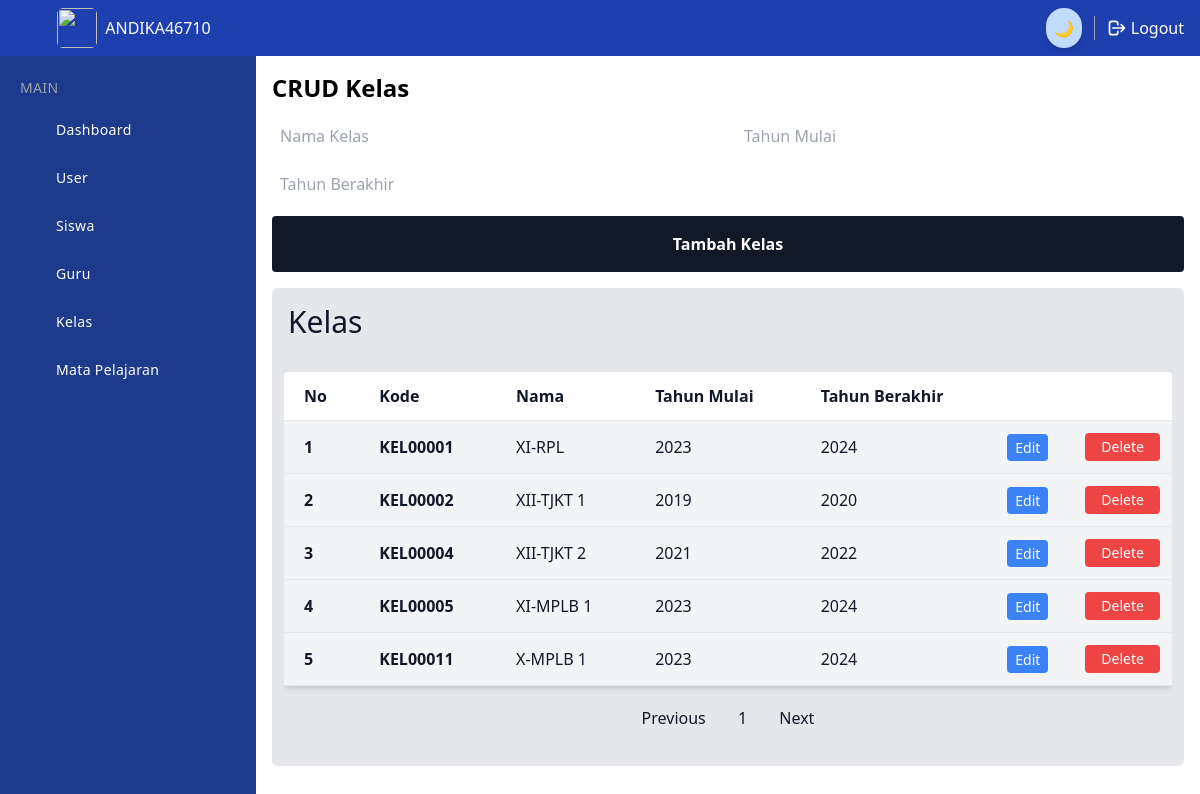
Page /dashboard/admin/crud-kelas.php (signed in) on the committed database.
### tables this page shows
CREATE TABLE `kelas` (
  `id` int NOT NULL COMMENT 'Primary Key',
  `kode_kelas` varchar(10) NOT NULL,
  `nama` varchar(100) DEFAULT NULL,
  `jurusan` enum('RPL','TJKT','AKL','PM','MPLB') NOT NULL,
  `ta` varchar(50) DEFAULT NULL
);

### dashboard/admin/crud-kelas.php (the view, shortened to what this page needs)
<?php
include '../../config/koneksi.php';
$perPage = 5;
$query = "SELECT COUNT(*) as total FROM kelas";
$totalData = mysqli_fetch_assoc(mysqli_query($koneksi, $query))['total'];
$lastPage = ceil($totalData / $perPage);
$currentPage = $_GET['page'] ?? 1;
$start = ($currentPage - 1) * $perPage;
$query = "SELECT * FROM kelas LIMIT $start, $perPage";
$resultKelas = mysqli_query($koneksi, $query);
$nomor = ($currentPage - 1) * $perPage + 1;
?>
<!DOCTYPE html>
<html lang="en">
<head>
    <script src="https://cdn.tailwindcss.com"></script>
    <script src="../../config/tailwind.config.js"></script>
</head>
<body>
    <div x-data="setup()" :class="{ 'dark': isDark }">
        <div class="min-h-screen flex flex-col flex-auto flex-shrink-0 antialiased bg-white dark:bg-gray-700 text-black dark:text-white">
            <?php include '../header.php' ?>
            <?php include '../sidebar.php' ?>
            <div class="h-full ml-14 mt-14 mb-10 md:ml-64">
                <div class="container p-4">
                    <h1 class="text-2xl font-bold mb-4">CRUD Kelas</h1>
                    <form method="post" class="mb-4 rounded text-black dark:text-white">
                        <div class="grid grid-cols-1 lg:grid-cols-2 gap-4">
                            <input type="text" name="nama" placeholder="Nama Kelas" required class="rounded px-2 py-1 bg-white dark:bg-gray-900">
                            <input type="number" id="tahun_mulai" min="2000" max="<?php echo date('Y'); ?>" name="tahun_mulai" placeholder="Tahun Mulai" required class="rounded px-2 py-1 bg-white dark:bg-gray-900">
                            <input type="number" id="tahun_berakhir" min="2000" max="<?php echo date('Y'); ?>" name="tahun_berakhir" placeholder="Tahun Berakhir" required class="rounded px-2 py-1 bg-white dark:bg-gray-900">
                        </div>
                        <button type="submit" name="submit" class="w-full p-4 mt-4 bg-gray-900 hover:bg-gray-800 text-white font-bold rounded">Tambah Kelas</button>
                    </form>
                    <div class="text-gray-900 bg-gray-200 dark:bg-gray-900 dark:text-gray-100 rounded-md">
                        <div class="p-4 flex">
                            <h1 class="text-3xl">
                                Kelas
                            </h1>
                        </div>
                        <div class="px-3 py-4 flex justify-center">
                            <div class="overflow-x-auto w-full">
                                <table class="w-full text-md bg-white dark:bg-gray-800 shadow-md rounded mb-4">
                                    <tr class="border-b">
                                        <th class="text-left p-3 px-5">No</th>
                                        <th class="text-left p-3 px-5">Kode</th>
                                        <th class="text-left p-3 px-5">Nama</th>
                                        <th class="text-left p-3 px-5">Tahun Mulai</th>
                                        <th class="text-left p-3 px-5">Tahun Berakhir</th>
                                        <th class="text-left"></th>
                                        <th class="text-left"></th>
                                    </tr>
                                    <tbody>
                                        <?php while ($kelas = mysqli_fetch_assoc($resultKelas)) : ?>
                                            <?php
                                            list($ta_mulai, $ta_berakhir) = explode('-', $kelas['ta']);
                                            ?>
                                            <tr class="border-b hover:bg-orange-100 bg-gray-100 dark:bg-gray-800 dark:hover:bg-gray-700 dark:border-gray-700">
                                                <td class="p-3 px-5 font-bold"><?php echo $nomor++; ?></td>
                                                <td class="p-3 px-5 font-bold"><?php echo $kelas['kode_kelas']; ?></td>
                                                    <td class="p-3 px-5"><?php echo $kelas['nama']; ?></td>
                                                    <td class="p-3 px-5"><?php echo $ta_mulai; ?></td>
                                                    <td class="p-3 px-5"><?php echo $ta_berakhir; ?></td>
                                                    <td class="p-3">
                                                        <a href="edit-kelas.php?id=<?php echo $kelas['id']; ?>" class="text-sm bg-blue-500 hover:bg-blue-700 text-white py-1 px-2 rounded focus:outline-none focus:shadow-outline w-full text-center">Edit</a>
                                                    </td>
                                                <form method="post">
                                                    <td class="p-3">
                                                        <button type="submit" name="delete" class="text-sm bg-red-500 hover:bg-red-700 text-white py-1 px-2 rounded focus:outline-none focus:shadow-outline w-full">Delete</button>
                                                    </td>
                                                </form>
                                            </tr>
                                        <?php endwhile; ?>
                                    </tbody>
                                </table>
                                <div x-data="{ currentPage: <?php echo $currentPage; ?>, lastPage: <?php echo $lastPage; ?> }" class="text-center m-4 dark:text-black">
                                    <a x-bind:href="'?page=' + (currentPage > 1 ? currentPage - 1 : 1)" class="inline-block bg-gray-200 hover:bg-gray-300 rounded px-3 py-1 mr-2">
                                        <button @click="currentPage = currentPage > 1 ? currentPage - 1 : 1" class="focus:outline-none">Previous</button>
                                    </a>
                                    <span x-text="currentPage" class="mx-2 dark:text-white"></span>
                                    <a x-bind:href="'?page=' + (currentPage < lastPage ? currentPage + 1 : lastPage)" class="inline-block bg-gray-200 hover:bg-gray-300 rounded px-3 py-1 ml-2">
                                        <button @click="currentPage = currentPage < lastPage ? currentPage + 1 : lastPage" class="focus:outline-none">Next</button>
                                    </a>
                                </div>
                            </div>
                        </div>
                    </div>
                </div>
            </div>
        </div>
    </div>
</body>
</html>

### rows in the picture
kelas: kode_kelas "KEL00001", nama "XI-RPL", ta_mulai "2023", ta_berakhir "2024"
kelas: kode_kelas "KEL00002", nama "XII-TJKT 1", ta_mulai "2019", ta_berakhir "2020"
kelas: kode_kelas "KEL00004", nama "XII-TJKT 2", ta_mulai "2021", ta_berakhir "2022"
kelas: kode_kelas "KEL00005", nama "XI-MPLB 1", ta_mulai "2023", ta_berakhir "2024"
kelas: kode_kelas "KEL00011", nama "X-MPLB 1", ta_mulai "2023", ta_berakhir "2024"

### other values in the picture
$_SESSION['nama'] "ANDIKA46710"
$item['label'] "Dashboard"
$item['label'] "User"
$item['label'] "Siswa"
$item['label'] "Guru"
$item['label'] "Kelas"
$item['label'] "Mata Pelajaran"
